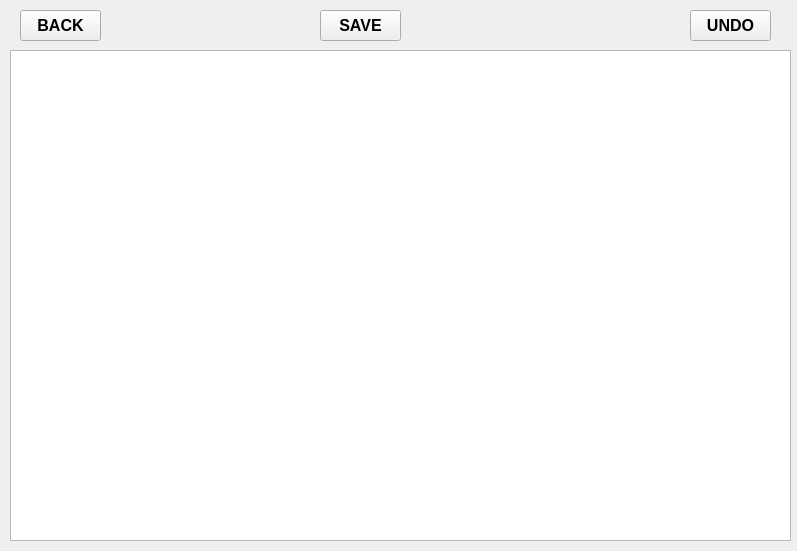
<?xml version="1.0" encoding="UTF-8"?>
<ui version="4.0">
 <class>QueryModify</class>
 <widget class="QWidget" name="QueryModify">
  <property name="geometry">
   <rect>
    <x>0</x>
    <y>0</y>
    <width>797</width>
    <height>551</height>
   </rect>
  </property>
  <property name="windowTitle">
   <string>Form</string>
  </property>
  <widget class="QPushButton" name="pushButton_backQuery">
   <property name="geometry">
    <rect>
     <x>20</x>
     <y>10</y>
     <width>81</width>
     <height>31</height>
    </rect>
   </property>
   <property name="font">
    <font>
     <family>Arial</family>
     <pointsize>12</pointsize>
     <weight>75</weight>
     <bold>true</bold>
    </font>
   </property>
   <property name="text">
    <string>BACK</string>
   </property>
  </widget>
  <widget class="QPushButton" name="pushButton_saveModifiy">
   <property name="geometry">
    <rect>
     <x>320</x>
     <y>10</y>
     <width>81</width>
     <height>31</height>
    </rect>
   </property>
   <property name="font">
    <font>
     <family>Arial</family>
     <pointsize>12</pointsize>
     <weight>75</weight>
     <bold>true</bold>
    </font>
   </property>
   <property name="text">
    <string>SAVE</string>
   </property>
  </widget>
  <widget class="QPushButton" name="pushButton_cancelModify">
   <property name="geometry">
    <rect>
     <x>690</x>
     <y>10</y>
     <width>81</width>
     <height>31</height>
    </rect>
   </property>
   <property name="font">
    <font>
     <family>Arial</family>
     <pointsize>12</pointsize>
     <weight>75</weight>
     <bold>true</bold>
    </font>
   </property>
   <property name="text">
    <string>UNDO</string>
   </property>
  </widget>
  <widget class="QTableView" name="tableView">
   <property name="geometry">
    <rect>
     <x>10</x>
     <y>50</y>
     <width>781</width>
     <height>491</height>
    </rect>
   </property>
  </widget>
 </widget>
 <resources/>
 <connections/>
</ui>
